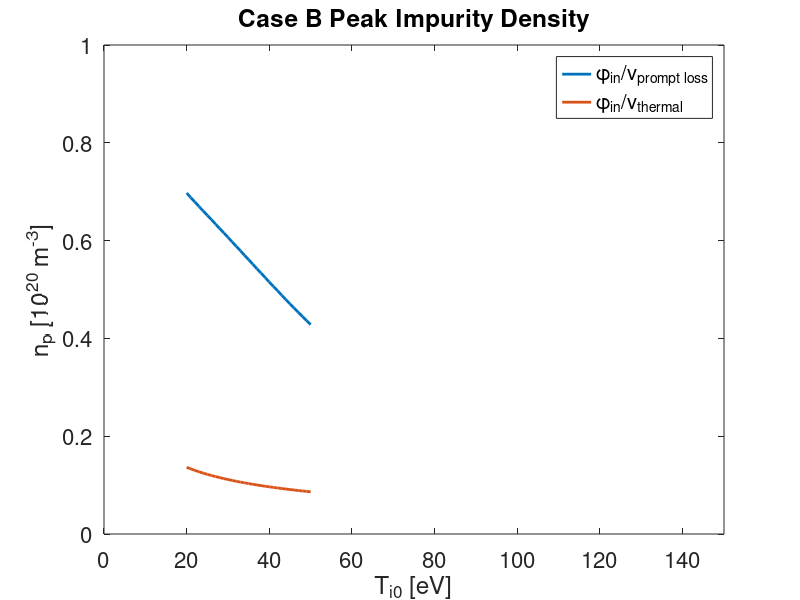
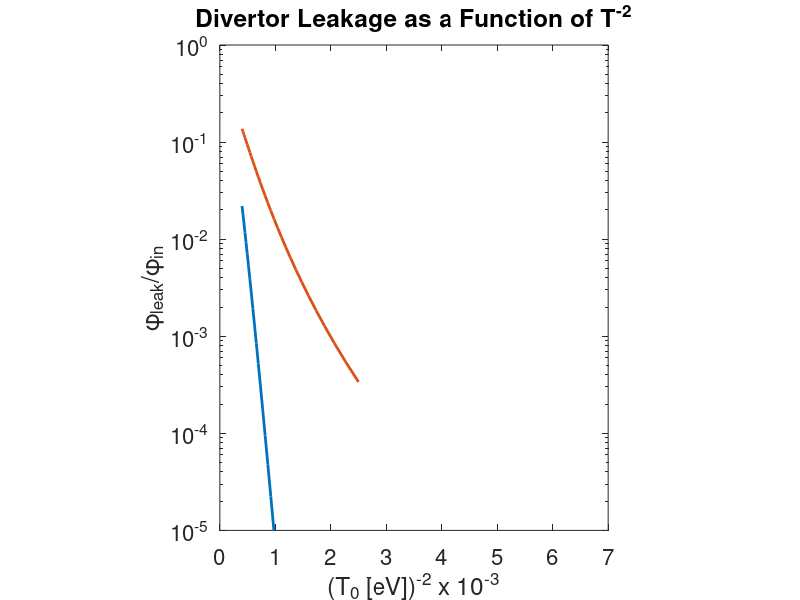

MATLAB code to generate these figures, in order: (Note: this script raises an error after producing the figures.)

clear all
close all

Ti0=linspace(20,50,31);
m=12;
mz=m;
Z=4;
fcond = 1;
n0=1e19;
Mi=.1;
k0e=2000;
mD=2;
mi=mD;
sinj=5;
sv=10.85;

phi_in = 1.73e23;
vTh = sqrt(Ti0*1.602e-19./m./1.66e-27);
tau_s = m*Ti0.*(Ti0/mD).^0.5./(6.8e4*(1+mD/m)*n0/1e18*(Z^2)*15);
vdiff = vTh.*vTh.*tau_s./sinj;
cs = sqrt((2*1.602e-19*Ti0)/mD/1.66e-27);
vB = -Mi*sqrt((2*1.602e-19*Ti0)/mD/1.66e-27);


mu = mz/(mz+mi);
Beta_i = 3*(mu+5*sqrt(2)*Z^2*(1.1*mu^(5/2) - 0.35*mu^(3/2)) - 1)/(2.6-2*mu + 5.4*mu^2)
s=sinj;
gamma=7;
mz=12;
mD=2
cs0=sqrt(2*Ti0*1.602e-19/mD/1.66e-27);
P=gamma*n0*cs0.*Ti0.*1.602e-19;
a = 7/2*fcond*P/k0e./Ti0.^(7/2);
Ts_s = Ti0.*(1+7/2*fcond*P*s/k0e./Ti0.^(7/2)).^(2/7);
tau_ss = m*Ts_s.*(Ts_s/mD).^0.5./(6.8e4*(1+mD/m)*n0/1e18*(Z^2)*15);
dTids = Ti0.*(2*a./7./(a*s+1).^(5/7));
vTi = 1.602e-19/1.66e-27/m*Beta_i*tau_ss.*dTids;
vpl = vdiff - vB - vTi;
figure(1)
plot(Ti0,phi_in./vpl./1e20,'lineWidth',2)
hold on
plot(Ti0,phi_in./vTh./1e20,'lineWidth',2)
title('Case B Peak Impurity Density')
xlabel('T_{i0} [eV]')
ylabel('n_p [10^{20} m^{-3}]')
axis([0 150 0 1])
set(gca,'fontsize',16)
legend('\phi_{in}/v_{prompt loss}','\phi_{in}/v_{thermal}')
np=phi_in./vpl;




cs0=sqrt(2*Ti0*1.602e-19/mD/1.66e-27);
P=gamma*n0*cs0.*Ti0.*1.602e-19;
k0e=2000;
nS = 10000;
delta_s = (sv-sinj)/nS;
FFf=0*Ti0;
FiGf=0*Ti0;

FFf0 = mz*1.66e-27*(0.1*cs0)./Ti0./1.602e-19./tau_s.*(sv-sinj);
Ts_sv0 =   Ti0.*(1+7/2*fcond*P*sv/k0e./Ti0.^(7/2)).^(2/7);
Ts_sinj0 = Ti0.*(1+7/2*fcond*P*sinj/k0e./Ti0.^(7/2)).^(2/7);
FiGf0 = (Beta_i-1)*log(Ts_sv0./Ts_sinj0);
nz_np0 = exp(-FFf0+FiGf0);
figure(2)
semilogy(1./(Ti0.^2)*1e3,nz_np0.*np.*vTi./1.73e23,'lineWidth',2)
hold on

for i=1:nS
    s = sinj+(i-1)*delta_s;
    Ts_s = Ti0.*(1+7/2*fcond*P*s/k0e./Ti0.^(7/2)).^(2/7);
    tau_ss = m*Ts_s.*(Ts_s/mD).^0.5./(6.8e4*(1+mD/m)*n0/1e18*(Z^2)*15);
    FFf = FFf+ mz*1.66e-27*(Mi*cs0)./Ts_s./1.602e-19./tau_ss.*delta_s;
    FiGf = FiGf + (Beta_i-1)*Ti0.*(2*a./7./(a*s+1).^(5/7))./Ts_s*delta_s;
end


nz_np = exp(-FFf+FiGf0);
figure(2)
semilogy(1./(Ti0.^2)*1e3,nz_np.*np.*vTi./1.73e23,'lineWidth',2)
% semilogy(1./(Ti0.^2)*1e4,exp(-40000./(Ti0.^2)))
axis([0 7 1e-5 1])
nz_np.*np.*vTi./1.73e23;
xlabel('(T_0 [eV])^{-2} x 10^{-3}')
ylabel('\phi_{leak}/\phi_{in}')
title('Divertor Leakage as a Function of T^{-2}')
set(gca,'fontsize',16)
pbaspect([1 1.25 1])
M = csvread('../SFT-2/sheet 3-Table 1.csv',1,0)
Tgitr = M(:,1);
LeakGitr = M(:,6);
hold on
scatter(1./(Tgitr.*Tgitr)*1e3,LeakGitr,'k')
legend('SFT - No Temp. Variation','SFT - With Temp. Variation', 'GITR')